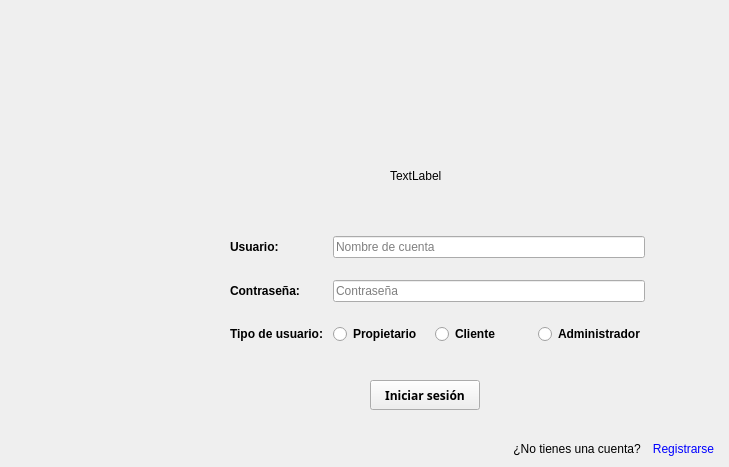
      <widget class="QWidget" name="page_2">
       <widget class="QPushButton" name="iniciarSesion">
        <property name="geometry">
         <rect>
          <x>370</x>
          <y>380</y>
          <width>110</width>
          <height>30</height>
         </rect>
        </property>
        <property name="font">
         <font>
          <family>Arial Black</family>
          <weight>75</weight>
          <bold>true</bold>
         </font>
        </property>
        <property name="text">
         <string>Iniciar sesión</string>
        </property>
       </widget>
       <widget class="QWidget" name="layoutWidget">
        <property name="geometry">
         <rect>
          <x>230</x>
          <y>220</y>
          <width>415</width>
          <height>141</height>
         </rect>
        </property>
        <layout class="QGridLayout" name="gridLayout_2">
         <item row="0" column="0">
          <widget class="QLabel" name="label_5">
           <property name="font">
            <font>
             <weight>75</weight>
             <bold>true</bold>
            </font>
           </property>
           <property name="text">
            <string>Usuario:</string>
           </property>
          </widget>
         </item>
         <item row="0" column="1" colspan="3">
          <widget class="QLineEdit" name="nombreUsuario">
           <property name="placeholderText">
            <string>Nombre de cuenta</string>
           </property>
          </widget>
         </item>
         <item row="1" column="0">
          <widget class="QLabel" name="label_6">
           <property name="font">
            <font>
             <weight>75</weight>
             <bold>true</bold>
            </font>
           </property>
           <property name="text">
            <string>Contraseña:</string>
           </property>
          </widget>
         </item>
         <item row="1" column="1" colspan="3">
          <widget class="QLineEdit" name="contrasena">
           <property name="echoMode">
            <enum>QLineEdit::Password</enum>
           </property>
           <property name="placeholderText">
            <string>Contraseña</string>
           </property>
          </widget>
         </item>
         <item row="2" column="0">
          <widget class="QLabel" name="label_7">
           <property name="font">
            <font>
             <weight>75</weight>
             <bold>true</bold>
            </font>
           </property>
           <property name="text">
            <string>Tipo de usuario:</string>
           </property>
          </widget>
         </item>
         <item row="2" column="1">
          <widget class="QRadioButton" name="propietario">
           <property name="font">
            <font>
             <weight>75</weight>
             <bold>true</bold>
            </font>
           </property>
           <property name="text">
            <string>Propietario</string>
           </property>
          </widget>
         </item>
         <item row="2" column="2">
          <widget class="QRadioButton" name="cliente">
           <property name="font">
            <font>
             <weight>75</weight>
             <bold>true</bold>
            </font>
           </property>
           <property name="text">
            <string>Cliente</string>
           </property>
          </widget>
         </item>
         <item row="2" column="3">
          <widget class="QRadioButton" name="administrador">
           <property name="font">
            <font>
             <weight>75</weight>
             <bold>true</bold>
            </font>
           </property>
           <property name="text">
            <string>Administrador</string>
           </property>
          </widget>
         </item>
        </layout>
       </widget>
       <widget class="QLabel" name="imagenLogin">
        <property name="geometry">
         <rect>
          <x>390</x>
          <y>140</y>
          <width>91</width>
          <height>71</height>
         </rect>
        </property>
        <property name="text">
         <string>TextLabel</string>
        </property>
       </widget>
       <widget class="QWidget" name="layoutWidget">
        <property name="geometry">
         <rect>
          <x>510</x>
          <y>440</y>
          <width>210</width>
          <height>18</height>
         </rect>
        </property>
        <layout class="QGridLayout" name="gridLayout_4">
         <item row="0" column="0">
          <widget class="QLabel" name="label_2">
           <property name="text">
            <string> ¿No tienes una cuenta?</string>
           </property>
          </widget>
         </item>
         <item row="0" column="1">
          <widget class="QPushButton" name="crearUsuario">
           <property name="styleSheet">
            <string notr="true">#crearUsuario{
color:blue;
border:none

}</string>
           </property>
           <property name="text">
            <string>Registrarse</string>
           </property>
          </widget>
         </item>
        </layout>
       </widget>
      </widget>
